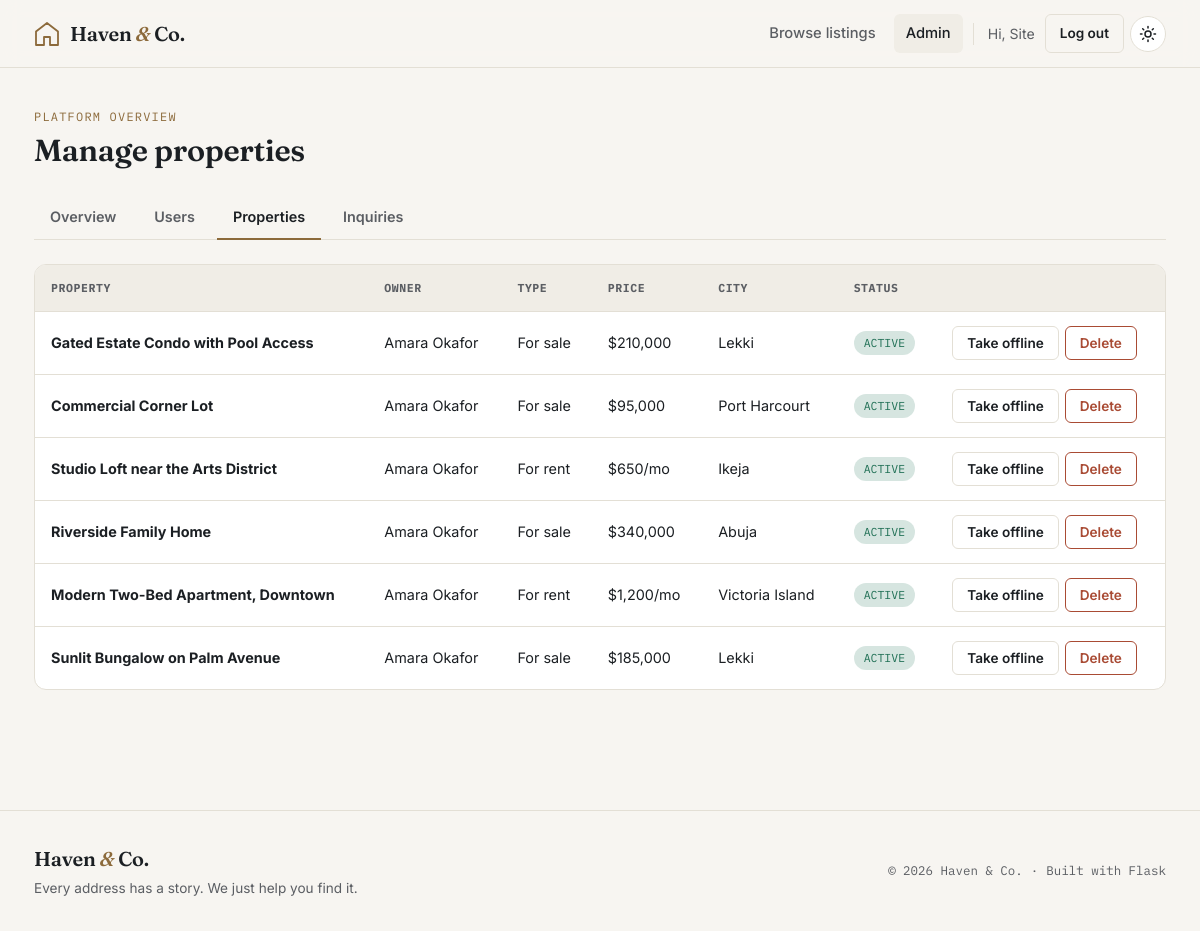
The page /admin/properties (signed in) on the database its author committed.
### app/models.py (models this page shows, shortened)
class User(UserMixin, db.Model):
    __tablename__ = "users"
    id = db.Column(db.Integer, primary_key=True)
    name = db.Column(db.String(120), nullable=False)
    email = db.Column(db.String(150), unique=True, nullable=False, index=True)
    password_hash = db.Column(db.String(255), nullable=False)
    role = db.Column(db.String(20), nullable=False, default="buyer")  # 'buyer', 'agent', or 'admin'
    phone = db.Column(db.String(30))
    is_active = db.Column(db.Boolean, nullable=False, default=True)
    created_at = db.Column(db.DateTime, default=datetime.utcnow)
    properties = db.relationship(
        "Property", backref="owner", lazy="dynamic", cascade="all, delete-orphan"
    )
    inquiries_sent = db.relationship(
        "Inquiry", backref="sender", lazy="dynamic", cascade="all, delete-orphan"
    )
    @property
    def is_agent(self):
        return self.role == "agent"
    @property
    def is_admin(self):
        return self.role == "admin"

class Property(db.Model):
    __tablename__ = "properties"
    id = db.Column(db.Integer, primary_key=True)
    title = db.Column(db.String(150), nullable=False)
    description = db.Column(db.Text, nullable=False)
    price = db.Column(db.Float, nullable=False)
    listing_type = db.Column(db.String(10), nullable=False, default="sale")  # 'sale' or 'rent'
    property_type = db.Column(db.String(30), nullable=False, default="house")
    bedrooms = db.Column(db.Integer, default=0)
    bathrooms = db.Column(db.Integer, default=0)
    area_sqft = db.Column(db.Integer, default=0)
    address = db.Column(db.String(200))
    city = db.Column(db.String(100), nullable=False, index=True)
    state = db.Column(db.String(100), nullable=False, index=True)
    image_filename = db.Column(db.String(255))
    is_available = db.Column(db.Boolean, default=True)
    created_at = db.Column(db.DateTime, default=datetime.utcnow, index=True)
    owner_id = db.Column(db.Integer, db.ForeignKey("users.id"), nullable=False)
    inquiries = db.relationship(
        "Inquiry", backref="property", lazy="dynamic", cascade="all, delete-orphan"
    )
    images = db.relationship(
        "PropertyImage",
        backref="property",
        order_by="PropertyImage.position",
        cascade="all, delete-orphan",
    )
    @property
    def formatted_price(self):
        suffix = "/mo" if self.listing_type == "rent" else ""
        return f"${self.price:,.0f}{suffix}"

### app/routes/admin.py (the view)
@admin_bp.route("/properties")
@login_required
@admin_required
def properties():
    all_properties = Property.query.order_by(Property.created_at.desc()).all()
    return render_template("admin/properties.html", properties=all_properties)

### app/routes/admin.py (called while the page is built)
def admin_required(func):
    @wraps(func)
    def wrapper(*args, **kwargs):
        if not current_user.is_authenticated or not current_user.is_admin:
            abort(403)
        return func(*args, **kwargs)
    return wrapper

### app/templates/admin/properties.html (shortened to what this page needs)
{% extends "base.html" %}
{% block content %}
<section class="section" style="padding-top:40px;">
  <div class="container">
    <div class="section-header">
      <div>
        <span class="eyebrow">Platform overview</span>
        <h2>Manage properties</h2>
      </div>
    </div>
    <div class="admin-tabs">
      <a href="{{ url_for('admin.dashboard') }}" class="admin-tab">Overview</a>
      <a href="{{ url_for('admin.users') }}" class="admin-tab">Users</a>
      <a href="{{ url_for('admin.properties') }}" class="admin-tab is-active">Properties</a>
      <a href="{{ url_for('admin.inquiries') }}" class="admin-tab">Inquiries</a>
    </div>
    {% if properties %}
      <div class="table-wrap">
        <table>
          <thead>
            <tr>
              <th>Property</th>
              <th>Owner</th>
              <th>Type</th>
              <th>Price</th>
              <th>City</th>
              <th>Status</th>
              <th></th>
            </tr>
          </thead>
          <tbody>
            {% for property in properties %}
              <tr>
                <td><a href="{{ url_for('properties.detail', property_id=property.id) }}"><strong>{{ property.title }}</strong></a></td>
                <td>{{ property.owner.name }}</td>
                <td>{{ 'For sale' if property.listing_type == 'sale' else 'For rent' }}</td>
                <td>{{ property.formatted_price }}</td>
                <td>{{ property.city }}</td>
                <td>
                  <span class="status-pill {{ 'status-active' if property.is_available else 'status-inactive' }}">
                    {{ 'Active' if property.is_available else 'Off market' }}
                  </span>
                </td>
                <td>
                  <div class="inline-actions">
                    <form action="{{ url_for('admin.toggle_property', property_id=property.id) }}" method="post">
                      <button type="submit" class="btn btn-ghost btn-small">
                        {{ 'Take offline' if property.is_available else 'Reactivate' }}
                      </button>
                    </form>
                    <form action="{{ url_for('admin.delete_property', property_id=property.id) }}" method="post" onsubmit="return confirm('Delete this listing? This cannot be undone.');">
                      <button type="submit" class="btn btn-danger btn-small">Delete</button>
                    </form>
                  </div>
                </td>
              </tr>
            {% endfor %}
          </tbody>
        </table>
      </div>
    {% else %}
      <div class="empty-state">
        <h3>No listings on the platform yet</h3>
        <p>Once agents start publishing, they'll show up here.</p>
      </div>
    {% endif %}
  </div>
</section>
{% endblock %}

### app/templates/base.html (shortened to what this page needs)
<!DOCTYPE html>
<html lang="en">
<head>
  <link rel="stylesheet" href="{{ url_for('static', filename='css/style.css') }}">
</head>
<body>
  <header class="site-header">
    <div class="header-inner">
      <a href="{{ url_for('main.home') }}" class="brand">
        <span class="brand-mark" aria-hidden="true">
          <svg width="26" height="26" viewBox="0 0 26 26" fill="none" xmlns="http://www.w3.org/2000/svg">
            <path d="M13 2L2 10.5V24H10V16H16V24H24V10.5L13 2Z" stroke="currentColor" stroke-width="1.8" stroke-linejoin="round"/>
          </svg>
        </span>
        <span class="brand-name">Haven <span class="brand-amp">&amp;</span> Co.</span>
      </a>
      <nav class="site-nav" id="siteNav">
        <a href="{{ url_for('properties.list_properties') }}" class="nav-link {{ 'is-active' if request.endpoint == 'properties.list_properties' else '' }}">Browse listings</a>
        {% if current_user.is_authenticated and current_user.is_admin %}
          <a href="{{ url_for('admin.dashboard') }}" class="nav-link {{ 'is-active' if request.blueprint == 'admin' }}">Admin</a>
        {% endif %}
        {% if current_user.is_authenticated %}
          <span class="nav-user">Hi, {{ current_user.name.split(' ')[0] }}</span>
          <a href="{{ url_for('auth.logout') }}" class="btn btn-ghost btn-small">Log out</a>
        {% else %}
          <a href="{{ url_for('auth.login') }}" class="btn btn-ghost btn-small">Log in</a>
          <a href="{{ url_for('auth.register') }}" class="btn btn-primary btn-small">Sign up</a>
        {% endif %}
        <button class="theme-toggle" id="themeToggle" type="button" aria-label="Toggle dark mode" title="Toggle light / dark mode">
          <svg class="icon-sun" width="18" height="18" viewBox="0 0 24 24" fill="none" stroke="currentColor" stroke-width="2" stroke-linecap="round"><circle cx="12" cy="12" r="4"/><path d="M12 2v2M12 20v2M4.9 4.9l1.4 1.4M17.7 17.7l1.4 1.4M2 12h2M20 12h2M4.9 19.1l1.4-1.4M17.7 6.3l1.4-1.4"/></svg>
        </button>
      </nav>
    </div>
  </header>
  <main id="main-content">
    {% block content %}{% endblock %}
  </main>
  <footer class="site-footer">
    <div class="footer-inner">
      <div class="footer-brand">
        <span class="brand-name">Haven <span class="brand-amp">&amp;</span> Co.</span>
        <p>Every address has a story. We just help you find it.</p>
      </div>
      <div class="footer-meta">
        <span>&copy; {{ current_year }} Haven &amp; Co.</span>
        <span class="footer-dot">&middot;</span>
        <span>Built with Flask</span>
      </div>
    </div>
  </footer>
</body>
</html>

### rows shown on the page
User: name "Site"
Property: title "Gated Estate Condo with Pool Access", owner.name "Amara Okafor", listing_type "For sale", formatted_price "$210,000", city "Lekki", is_available "ACTIVE", is_available "Take offline"
Property: title "Commercial Corner Lot", owner.name "Amara Okafor", listing_type "For sale", formatted_price "$95,000", city "Port Harcourt", is_available "ACTIVE", is_available "Take offline"
Property: title "Studio Loft near the Arts District", owner.name "Amara Okafor", listing_type "For rent", formatted_price "$650/mo", city "Ikeja", is_available "ACTIVE", is_available "Take offline"
Property: title "Riverside Family Home", owner.name "Amara Okafor", listing_type "For sale", formatted_price "$340,000", city "Abuja", is_available "ACTIVE", is_available "Take offline"
Property: title "Modern Two-Bed Apartment, Downtown", owner.name "Amara Okafor", listing_type "For rent", formatted_price "$1,200/mo", city "Victoria Island", is_available "ACTIVE", is_available "Take offline"
Property: title "Sunlit Bungalow on Palm Avenue", owner.name "Amara Okafor", listing_type "For sale", formatted_price "$185,000", city "Lekki", is_available "ACTIVE", is_available "Take offline"
